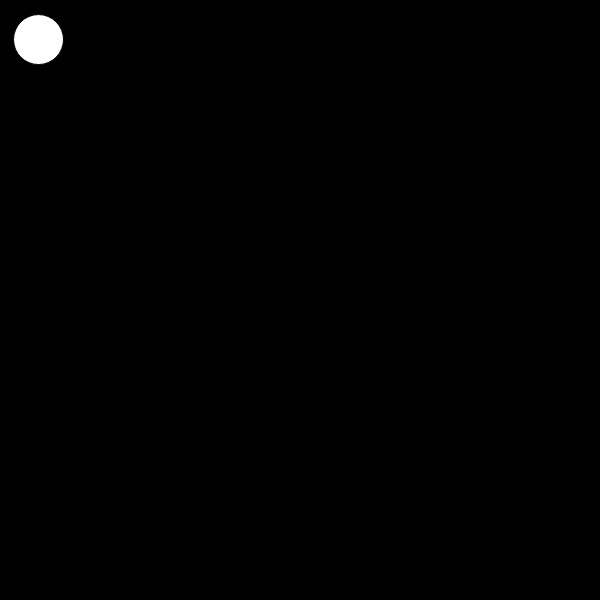
Frame 1 (no input)
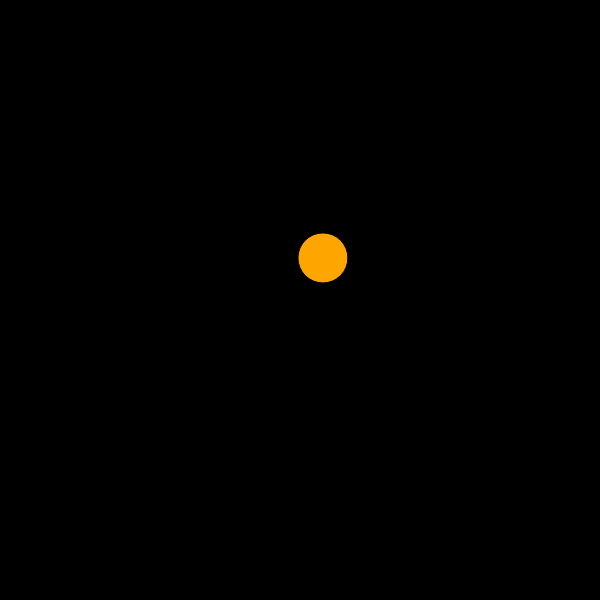
Frame 60 (no input)
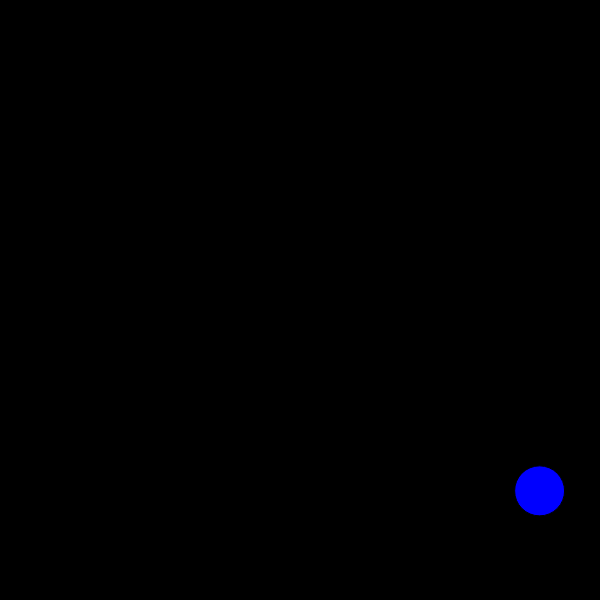
Frame 120 (the mouse pressed at the canvas centre since frame 60)

The p5.js sketch that drew these frames (run headless with seeded random() and noise() and a simulated clock; from frame 60 on, the mouse is pressed at the canvas centre):

// p5.js sketch
// ── sketch.js
function setup(){

createCanvas(600,600);
}
var x = 0;
function draw(){
   background(225);
    ellipse(x, 50, 60, 60)
x++;
}

var xCoord = 25, yCoord = 25; 
var randNum1 = (Math.random() * 15);
var randNum2 = (Math.random() * 15);
var temp

var colorList = ["red", "orange", "yellow", "green", "blue", "indigo", "violet", "pink", "brown", "white"];

function draw() {
    background("black");

  xCoord = xCoord + randNum1;
    yCoord = yCoord + randNum2;  

  // Right side
    if (xCoord >= width - 25) {
        fill(colorList[Math.round(Math.random() * 10)]);
        // Bottom right corner
        if (yCoord >= height - 25) {
            temp = randNum1;
            randNum1 = randNum2 * -1;
            randNum2 = temp * -1;
        }
        // Top right corner
        else if (yCoord <= 25) {
            temp = randNum1;
            randNum1 = randNum2;
            randNum2 = temp;      
      }
        // Non-corners
        else {
            randNum1 = randNum1 * -1;
        }
    }
    // Left side
    else if (xCoord <= 25) {
        fill(colorList[Math.round(Math.random() * 10)]);
        // Bottom left corner
        if (yCoord >= height - 25) {
            temp = randNum1;
            randNum1 = randNum2 * -1;
            randNum2 = temp * -1;                  
      }
        // Top left corner
        else if (yCoord <= 25) {
            temp = randNum1;
            randNum1 = randNum2 * -1;
            randNum2 = temp * -1;            
       }
        // Non-corners
        else {
            randNum1 = randNum1 * -1;
        }
    }
    // Bottom side
    else if (yCoord >= height - 25) {
        fill(colorList[Math.round(Math.random() * 10)]);
        // Bottom right corner
        if (xCoord >= width - 25) {
            temp = randNum1;
            randNum1 = randNum2 * -1;
            randNum2 = temp * -1;            
      }
        // Bottom left corner
        else if (xCoord <= 25) {
            temp = randNum1;
            randNum1 = randNum2 * -1;
            randNum2 = temp * -1;          
      }
        // Non-corners
        else {
            randNum2 = randNum2 * -1;
        }
    }
    // Top side
    else if (yCoord <= 25){
        fill(colorList[Math.round(Math.random() * 10)]);
        // Top right corner
        if (xCoord >= width - 25) {
            temp = randNum1;
            randNum1 = randNum2;
            randNum2 = temp;  
      }
        // Top left corner
        else if (xCoord <= 25) {
            temp = randNum1;
            randNum1 = randNum2 * -1;
            randNum2 = temp * -1;            
       }
        // Non-corners
        else {
            randNum2 = randNum2 * -1;
        }
    }
      
  ellipse(xCoord, yCoord, 50, 50);

}

function keyPressed() {
    loop();
}


// ── hey.js
var canvas, gamePaddle, gameBall;
var play=0;
var mouse = {};
var padX, padY, ballX, ballY;
var vx, vy;
var loopInterval = 0;
var newPaddleY;

// OnLoad method called from Body element
function initialize() {
	//Retrieving the element id and storing it in a variable
    court = document.getElementById('court');
    paddle = document.getElementById('paddle');
    ball = document.getElementById('ball');

    // Retrieve and Store Paddle index values
    padX = paddle.offsetLeft;
    padY = paddle.offsetTop;

    // Retrieve and Store Ball index values
    ballX = ball.offsetLeft(5);
    ballY = ball.offsetTop(5);

    // Generate some random speed between 2 and 3 for x and y axis
    vx = Math.floor((Math.random()*(3-2+1))+2);
    vy = Math.floor((Math.random()*(3-2+1))+2);
    //vy *= Math.floor(Math.random()*2) == 1 ? 1 : -1;
}

// This function is called from the html when the mouse is moved inside the court
function movePaddle(e)
{
	// Finding the new paddle value
   newPaddleY = (e.pageY - paddle.offsetHeight/2);
   
   if(newPaddleY > (court.offsetHeight - paddle.offsetHeight))
      newPaddleY = (court.offsetHeight - paddle.offsetHeight);

  	// Sending the new paddle value back to paddle
	paddle.style.top = newPaddleY + 'px';
}


// This function is executed when click action happens in the court
function startGame(e) {
	var checked=0;

var radios1 = document.getElementsByName('speed');
	for (var i = 0, length = radios1.length; i < length; i++) {
		if (radios1[i].checked) {
		++checked;  // Validation whether a radio button is checked or not
		}	
   }

 if(checked>0){  // If checked, start the game
   play=play+1;
    
      startAnimation();  
    
 }
 else
	alert("Please select a speed");  // If not checked, alert the user
}

// Function to Reset the score 
function resetCounter(){
element = document.getElementById("message");
	
	element.innerHTML=0;
}

// Function to change the speed
function setSpeed(option) {
  if(option == 0) {
	if(vx<0)
		vx = -Math.floor((Math.random()*(3-1+1))+1);
	else
		vx = Math.floor((Math.random()*(3-1+1))+1);
    if(vy<0)
		vy = -Math.floor((Math.random()*(3-1+1))+1);
	else
		vy = Math.floor((Math.random()*(3-1+1))+1);
  } else if(option == 1) {
		if(vx<0)
			vx = -Math.floor((Math.random()*(6-4+1))+4);
		else
			vx = Math.floor((Math.random()*(6-4+1))+4);
		if(vy<0)
			vy = -Math.floor((Math.random()*(6-4+1))+4);
		else
			vy = Math.floor((Math.random()*(6-4+1))+4);
  } else if(option == 2) {
		if(vx<0)
			vx = -Math.floor((Math.random()*(12-8+1))+8);
		else
			vx = Math.floor((Math.random()*(12-8+1))+8);
		if(vy<0)
			vy = -Math.floor((Math.random()*(12-8+1))+8);
		else
			vy = Math.floor((Math.random()*(12-8+1))+8);
  }
}

// Main function which will start the animation
function startAnimation()
{
   	loopInterval = setInterval('mainLoop()', 10);  
}

// Recurring Loop function which is called everytime
function mainLoop() {

  ballX += vx;
  ballY += vy;
  /*var top_x = ballX - 10;
  var top_y = ballY - 10;
  var bottom_x = ballX + 10;
  var bottom_y = ballY + 10;*/

  if((ballX + ball.offsetWidth) < 40) { // hitting the left wall
    vx = -vx;
  } else if((ballY + ball.offsetHeight) > court.offsetHeight) { // hitting the bottom wall
     vy = -vy;
  } else if((ballY + ball.offsetHeight) < 50) { // hitting the top wall
    vy = -vy;
  } /*else if(this.x + 5 > 1100) { // hitting the bottom wall
     this.x_speed = -this.x_speed;
  }*/


  if(ballX > 1050) { // a point was scored
    //alert("point is scored");
    clearInterval(loopInterval);
    vx = Math.floor((Math.random()*(6-2+1))+2);
    vy = Math.floor((Math.random()*(6-2+1))+2);
	vy *= Math.floor(Math.random()*2) == 1 ? 1 : -1;
    ballX = 2//Math.floor((Math.random()*500)+1);     // Reseting the ball position
    ballY = 350;
	element = document.getElementById("message");  // Updating the score
	var count=parseInt(element.innerText);
	count=count+1;
	element.innerHTML=count;
	play=2;
	
	//Below code is to set speed when game begins again
	var radios = document.getElementsByName('speed');

	for (var i = 0, length = radios.length; i < length; i++) {
		if (radios[i].checked) {
			// checked radio action
			//alert(radios[i].value);
			setSpeed(radios[i].value);
			// only one radio can be logically checked, other's should not be checked
			break;
		}
	}
  }

  	// Action to hit the ball with the paddle move
   if((ballX + ball.offsetWidth) > (paddle.offsetLeft))
   {
     if (((ballY +ball.offsetHeight) > newPaddleY) && (ballY < (newPaddleY + paddle.offsetHeight))) {
       vx = -vx;
      //ballX += vx;
	}
  }

  	// Updating the new position into ball
   ball.style.left = ballX + 'px';
   ball.style.top = ballY + 'px';

}
